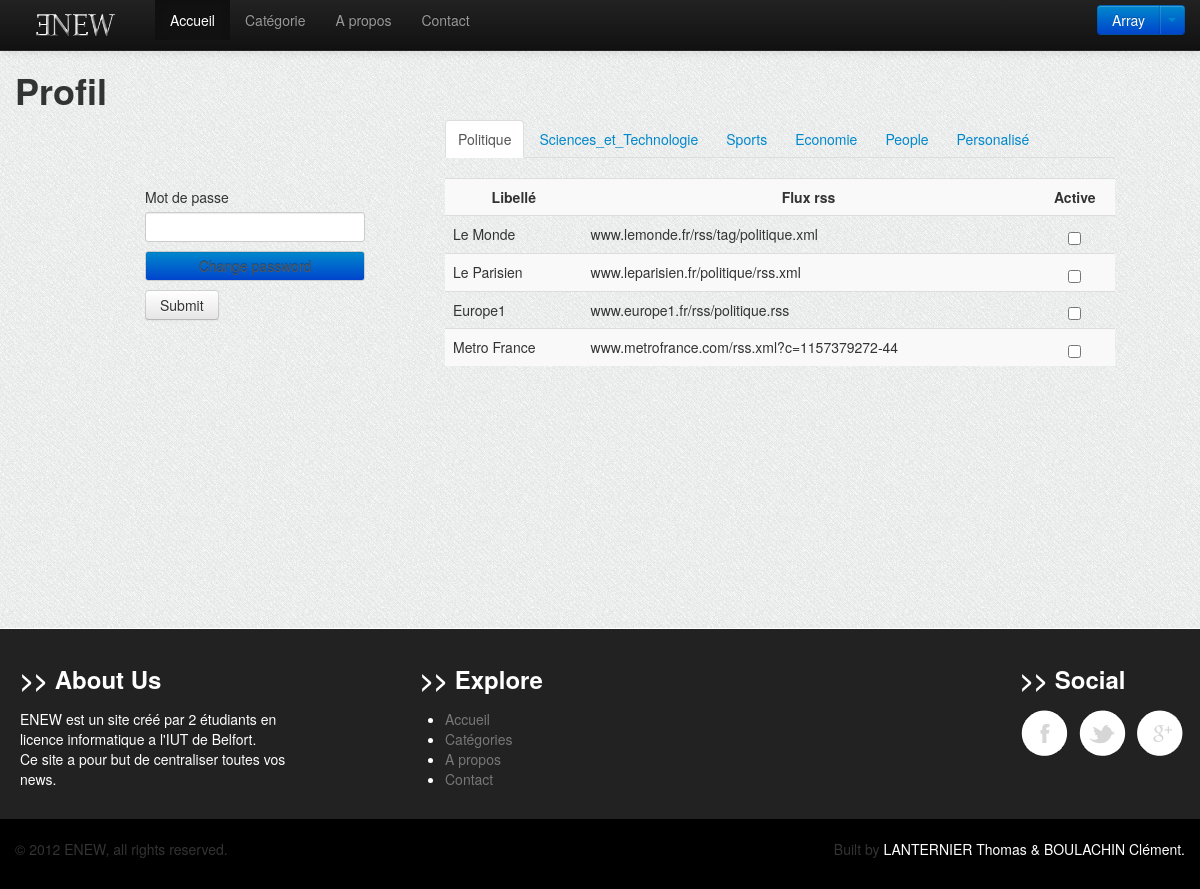
The page /php/profil.php (signed in) on the database its author committed.
### tables this page shows
CREATE TABLE CATEGORIE (id_cat int AUTO_INCREMENT NOT NULL,
libelle CHAR(50),
description CHAR(100),
date_maj CHAR(12),
image CHAR(50),
PRIMARY KEY (id_cat) );

CREATE TABLE SOURCE (id_source int AUTO_INCREMENT NOT NULL,
id_cat INT,
libelle CHAR(50),
lien CHAR(255),
PRIMARY KEY (id_source, id_cat) );

### php/profil.php (the view, shortened to what this page needs)
<!DOCTYPE html>
<html lang="fr">
	<head>
		<link href="../css/bootstrap.css" rel="stylesheet">
		<link href="../css/style.css" rel="stylesheet">
		<link rel="stylesheet" href="../css/responsiveslides.css" />
		<link href="../css/bootstrap-responsive.css" rel="stylesheet">
	</head>
	<body>
		<div class="navbar navbar-inverse navbar-fixed-top">
			<div class="navbar-inner">
				<div class="container">
					<a class="brand" href="#"><img src="../img/logo blanc.png" alt=""/></a>
					<div class="nav-collapse collapse">
						<ul class="nav">
							<li class="active">
								<a href="../index.php">Accueil</a>
							</li>
							<li>
								<a href="categorie.php">Catégorie</a>
							</li>
							<li>
								<a href="apropos.php">A propos</a>
							</li>
							<li>
								<a href="contact.php">Contact</a>
							</li>
						</ul>
						<ul class="nav pull-right">
							<?php
							if (isset($_SESSION['user'])) {echo("
<div class=\"btn-group\">
<a class=\"btn btn-primary\" href=\"profil.php\" >" . $_SESSION['user'] . "</a>
<button class=\"btn btn-primary dropdown-toggle\" data-toggle=\"dropdown\">
<span class=\"caret\"></span>
</button>
<ul class=\"dropdown-menu\">
<li>
<a href=\"profil.php\">Profil</a>
</li>
<li class=\"divider\"></li>
<li>
<a href=\"logout.php\">Logout</a>
</li>
</ul>
</div>");
							} else {
								echo("<a href=\"login.php\" class=\"btn btn-primary\"><i class=\"icon-user icon-white\"></i>Se connecter</a>");
							}
							?>
						</ul>
					</div>
				</div>
			</div>
		</div>
		<div class="container">
			<div class="row-fluid">
				<h1>Profil</h1>
				<div class='span1'></div>
				<div class='span3'>
					<?php
					if (isset($_GET['msgsuca'])) {
						echo('	<div class="alert alert-success">
Vos informations ont été mise à jour
</div>');
					} elseif (isset($_GET['msgfaia'])) {
						echo('	<div class="alert alert-error">
Les nouveaux mot de passes ne sont pas identique !
</div>');
					} elseif (isset($_GET['msgfaic'])) {
						echo('	<div class="alert alert-error">
Le mot de passe fournit n\'est pas correct
</div>');
					} elseif (isset($_GET['msgfaid'])) {
						echo('	<div class="alert alert-error">
Erreur, veuillez recommencer.
</div>');
					} else {
						echo('	<div style="display:block;height:47px;" class="">&nbsp;
</div>');
					}
					?>
					<form action='submit_profil.php' action='POST'>
						<br>
						<label>Mot de passe</label>
						<input type='password' name='lastpw' required/>
						<input type='text' class='btn btn-primary' value='Change password' onclick='loadPassword()'/>
						<button type="submit" class="btn">
							Submit
						</button>
					</form>
				</div>
				<div class='span7'>
					<ul id='tabBar' class="nav nav-tabs">
						<?php
						$requete = 'SELECT * FROM CATEGORIE ORDER BY ID_CAT';
						$query = mysql_query($requete) or die("ERREUR MYSQL numéro: " . mysql_errno() . "<br>Type de cette erreur: " . mysql_error() . "<br>\n");
						$i = 0;
						while ($result = mysql_fetch_assoc($query)) {
							echo("<li ");
							if ($i == 0) {echo("class=\"active\"");
							}
							echo("><a href=\"#\" onclick='loadSources(" . $result['id_cat'] . ")'>" . $result['libelle'] . "</a></li>");
							$i++;
						}
						echo("<li><a href=\"#\" onclick='loadSources(9999)'>Personalisé</a></li>");
						?>
					</ul>
					<div id='receive_sources'>
						<table class="table table-striped">
							<tr>
								<td style='text-align:center'><b>Libellé</b></td><td style='text-align:center'><b>Flux rss</b></td><td style='text-align:center'><b>Active</b></td>
							</tr>
							<?php
							$requete = 'SELECT * FROM SOURCE WHERE ID_CAT=1';
							$query = mysql_query($requete) or die("ERREUR MYSQL numéro: " . mysql_errno() . "<br>Type de cette erreur: " . mysql_error() . "<br>\n");
							while ($result = mysql_fetch_assoc($query)) {
								echo("<tr><td>" . $result['libelle'] . "</td><td>" . $result['lien'] . "</td><td style='text-align:center'>");
								$requete2 = 'SELECT * FROM SOURCE_FAV WHERE login="' . $_SESSION['user'] . '" AND id_source=' . $result['id_source'] . ';';
								$query2 = mysql_query($requete2) or die("ERREUR MYSQL numéro: " . mysql_errno() . "<br>Type de cette erreur: " . mysql_error() . "<br>\n");
								if ($result2 = mysql_fetch_assoc($query2)) {
									echo("<input type='checkbox' value='" . $result['id_source'] . "' onClick='updateSources(this)' checked='checked'/>");
								} else {
									echo("<input type='checkbox' value='" . $result['id_source'] . "' onClick='updateSources(this)' />");
								}
								echo("</td></tr>");
							}
							?>
						</table>
					</div>
				</div>
				<div class='span1'></div>
			</div>
		</div>
		<div id="extra" style="background-color:#222;border-top:1px solid;color:white;padding:20px;margin-top:20px;">
			<div class="inner">
				<div class="container">
					<div class="row-fluid">
						<div class="span3">
							<h3><span class="slash">>></span></span> About Us</h3>
							<p>
								ENEW est un site créé par 2 étudiants en licence informatique a l'IUT de Belfort.
								<br>
								Ce site a pour but de centraliser toutes vos news.
							</p>
						</div>
						<div class="span3 offset1">
							<h3><span class="slash">>></span> Explore</h3>
							<ul class="footer-links clearfix">
								<li>
									<a href="../index.php" style="text-decoration: none;color:#777;list-style:none;">Accueil</a>
								</li>
								<li>
									<a href="categorie.php" style="text-decoration: none;color:#777;list-style:none;">Catégories</a>
								</li>
								<li>
									<a href="apropos.php" style="text-decoration: none;color:#777;list-style:none;">A propos</a>
								</li>
								<li>
									<a href="contact.php" style="text-decoration: none;color:#777;list-style:none;">Contact</a>
								</li>
							</ul>
						</div>
						<div class="span3"></div>
						<div class="span2">
							<h3><span class="slash">>></span> Social</h3>
							<a href="http://facebook.com/" style="float:left;margin-right:10px;" ><img onmouseover="this.src='../img/facebook-c.png'; " onmouseout="this.src='../img/facebook.png'; " src="../img/facebook.png"/></a>
                        <a href="http://twitter.com/" style="float:left;margin-right:10px;"><img onmouseover="this.src='../img/twitter-c.png'; " onmouseout="this.src='../img/twitter.png'; " src="../img/twitter.png"/></a>
                    	<a href="http://google.com/" style="float:left;"><img onmouseover="this.src='../img/google-c.png'; " onmouseout="this.src='../img/google.png'; " src="../img/google.png"/></a>
						</div>
					</div>
				</div>
			</div>
		</div>
		<div id="footer" style="background-color: black;color: #333;padding: 20px 0px;">
			<div class="inner">
				<div class="container">
					<div class="row">
						<div id="footer-copyright" class="span4">
							&copy; 2012 ENEW, all rights reserved.
						</div>
						<div id="footer-terms" class="span8">
							<p class="pull-right">
								Built by<a href=""  style="text-decoration: none;color:white;"> LANTERNIER Thomas & BOULACHIN Clément.</a>
							</p>
						</div>
					</div>
				</div>
			</div>
		</div>
	</body>
</html>

### css/style.css (style rules this page uses)
body { background-image:url(../img/bg_diag.png); }
#receive_sources { height:400px; overflow: scroll; }

### php/profil.php (style rules this page uses)
body { padding-top: 60px; }

### rows shown on the page
categorie: libelle "Politique"
categorie: libelle "Sciences_et_Technologie"
categorie: libelle "Sports"
categorie: libelle "Economie"
categorie: libelle "People"
source: libelle "Le Monde", lien "www.lemonde.fr/rss/tag/politique.xml"
source: libelle "Le Parisien", lien "www.leparisien.fr/politique/rss.xml"
source: libelle "Europe1", lien "www.europe1.fr/rss/politique.rss"
source: libelle "Metro France", lien "www.metrofrance.com/rss.xml?c=1157379272-44"

### other values the page prints
$_SESSION['user'] "Array"
